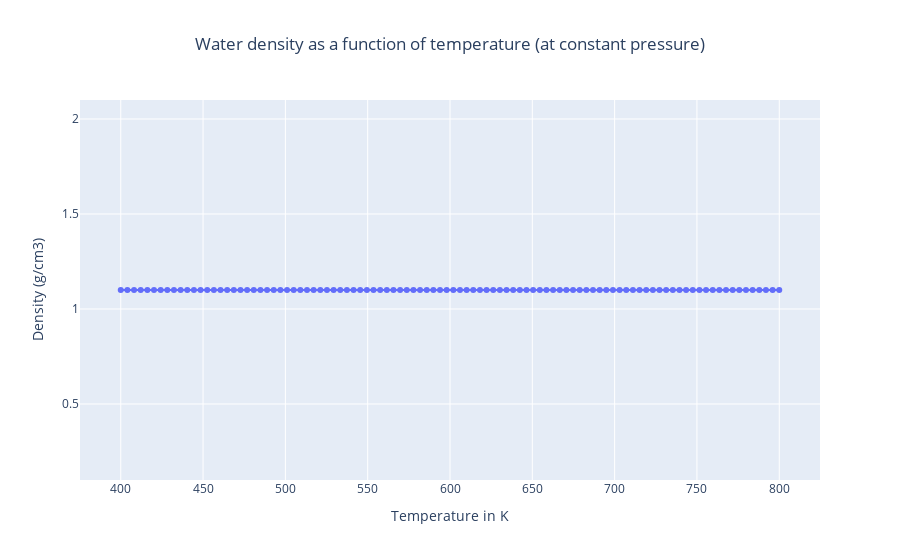

Notebook cell for this chart:
### Code cell
temperatures = np.linspace(400, 800., 100)

water_densities = [nmm.Material.from_library('D2O', temperature=temperature, pressure=1000000).openmc_material.density for temperature in temperatures]

fig = go.Figure()

fig.add_trace(go.Scatter(
    x=temperatures,
    y=water_densities,
    mode='lines+markers',
    showlegend=False),
)
fig.update_layout(
    title={
        "text": "Water density as a function of temperature (at constant pressure)",
        "x": 0.5,
        "xanchor": "center"
    },
    xaxis_title="Temperature in K",
    yaxis_title="Density (g/cm3)"
)

fig.show()

### Figure 1 — Plotly figure (JSON) as saved in the notebook; plotly's stock layout.template omitted (floating-point values rounded to 4 significant figures)
{"data": [{"mode": "lines+markers", "showlegend": false, "type": "scatter", "x": [400.0, 404.0, 408.1, 412.1, 416.2, 420.2, 424.2, 428.3, 432.3, 436.4, 440.4, 444.4, 448.5, 452.5, 456.6, 460.6, 464.6, 468.7, 472.7, 476.8, 480.8, 484.8, 488.9, 492.9, 497.0, 501.0, 505.1, 509.1, 513.1, 517.2, 521.2, 525.3, 529.3, 533.3, 537.4, 541.4, 545.5, 549.5, 553.5, 557.6, 561.6, 565.7, 569.7, 573.7, 577.8, 581.8, 585.9, 589.9, 593.9, 598.0, 602.0, 606.1, 610.1, 614.1, 618.2, 622.2, 626.3, 630.3, 634.3, 638.4, 642.4, 646.5, 650.5, 654.5, 658.6, 662.6, 666.7, 670.7, 674.7, 678.8, 682.8, 686.9, 690.9, 694.9, 699.0, 703.0, 707.1, 711.1, 715.2, 719.2, 723.2, 727.3, 731.3, 735.4, 739.4, 743.4, 747.5, 751.5, 755.6, 759.6, 763.6, 767.7, 771.7, 775.8, 779.8, 783.8, 787.9, 791.9, 796.0, 800.0], "y": [1.1, 1.1, 1.1, 1.1, 1.1, 1.1, 1.1, 1.1, 1.1, 1.1, 1.1, 1.1, 1.1, 1.1, 1.1, 1.1, 1.1, 1.1, 1.1, 1.1, 1.1, 1.1, 1.1, 1.1, 1.1, 1.1, 1.1, 1.1, 1.1, 1.1, 1.1, 1.1, 1.1, 1.1, 1.1, 1.1, 1.1, 1.1, 1.1, 1.1, 1.1, 1.1, 1.1, 1.1, 1.1, 1.1, 1.1, 1.1, 1.1, 1.1, 1.1, 1.1, 1.1, 1.1, 1.1, 1.1, 1.1, 1.1, 1.1, 1.1, 1.1, 1.1, 1.1, 1.1, 1.1, 1.1, 1.1, 1.1, 1.1, 1.1, 1.1, 1.1, 1.1, 1.1, 1.1, 1.1, 1.1, 1.1, 1.1, 1.1, 1.1, 1.1, 1.1, 1.1, 1.1, 1.1, 1.1, 1.1, 1.1, 1.1, 1.1, 1.1, 1.1, 1.1, 1.1, 1.1, 1.1, 1.1, 1.1, 1.1]}], "layout": {"title": {"text": "Water density as a function of temperature (at constant pressure)", "x": 0.5, "xanchor": "center"}, "xaxis": {"title": {"text": "Temperature in K"}}, "yaxis": {"title": {"text": "Density (g/cm3)"}}}}
